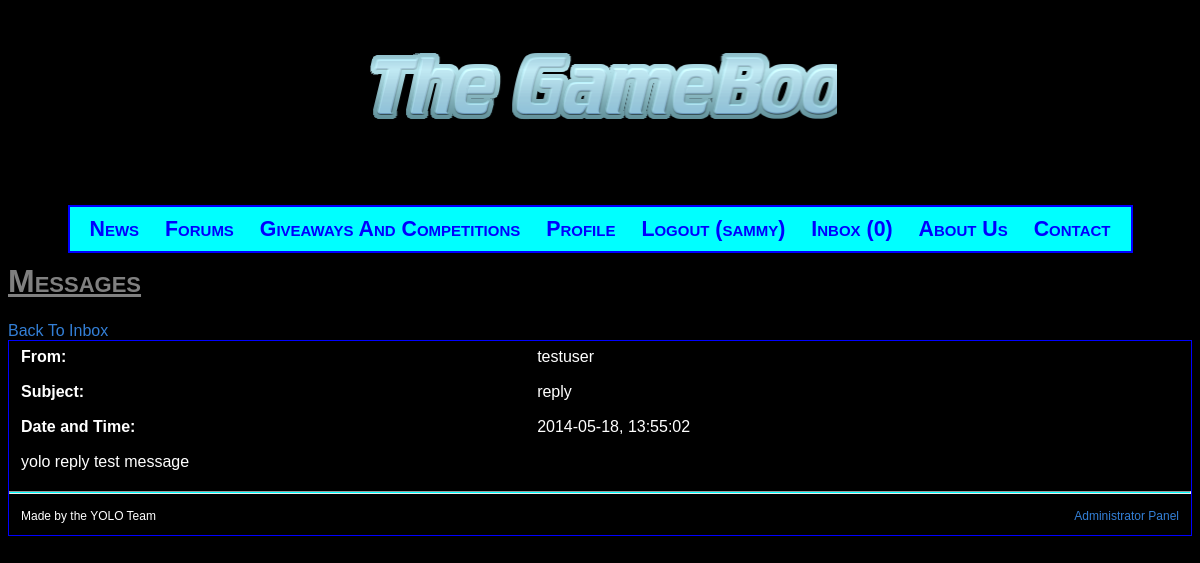
The app's page /message.php?id=3 (signed in) with its own data.
### tables this page shows
CREATE TABLE IF NOT EXISTS `users` (
  `id` int(255) NOT NULL AUTO_INCREMENT,
  `name` varchar(100) NOT NULL,
  `username` varchar(50) NOT NULL,
  `password` varchar(50) NOT NULL,
  `email` varchar(70) NOT NULL,
  `location` varchar(30) NOT NULL,
  `rank` int(3) NOT NULL,
  `banStatus` int(1) NOT NULL,
  `displayPic` varchar(64) NOT NULL DEFAULT 'displaypics/nopic.jpg',
  PRIMARY KEY (`id`),
  UNIQUE KEY `username` (`username`),
  UNIQUE KEY `email` (`email`)
);

CREATE TABLE IF NOT EXISTS `messages` (
  `id` int(255) NOT NULL AUTO_INCREMENT,
  `fromUser` int(255) NOT NULL,
  `toUser` int(255) NOT NULL,
  `date` varchar(10) NOT NULL,
  `time` varchar(10) NOT NULL,
  `text` text NOT NULL,
  `state` int(1) NOT NULL,
  `subject` text NOT NULL,
  PRIMARY KEY (`id`)
);

### message.php (the view, shortened to what this page needs)
<?php
include("top.php");
echo "<head><title>Message - The GameBook</title>
	<script>
		function validateForm()
		{
			if (document.forms[\"msg\"][\"to\"].value == \"\" || document.forms[\"msg\"][\"to\"].value == null ||
				document.forms[\"msg\"][\"subject\"].value == \"\" || document.forms[\"msg\"][\"subject\"].value == null ||
				document.forms[\"msg\"][\"body\"].value == \"\" || document.forms[\"msg\"][\"body\"].value == null)
			{
				alert(\"You need to fill all fields!\");
				return false;
			}
		}
	</script>
	</head>
	<h1>Messages</h1>
	<a href=\"messaging.php\">Back To Inbox</a>";
if ($user != null && isset($_GET["id"]))
{
	$getUserId = mysqli_query($db, "SELECT * FROM users WHERE username='$user'");
	$arrayUser = mysqli_fetch_assoc($getUserId);
	$query = "SELECT * FROM messages WHERE toUser='" . $arrayUser["id"] . "' AND id='" . $_GET["id"] . "'";
	$result = mysqli_query($db, $query);
}
	if (!isset($_GET["id"]))
	{
		echo "	<table>
			<form method=\"post\" action=\"sendMessage.php\" onsubmit=\"return validateForm()\" name=\"msg\">
			<tr>
				<td><b>To: </b></td><td><input type=\"text\" name=\"to\"></td>
			</tr>
			<tr>
				<td><b>Subject: </b></td><td><input type=\"text\"name=\"subject\"></td>
			</tr>
			<tr>
				<td><b>Message: </b></td><td></td>
			</tr>
			<tr>
				<td colspan=2><textarea name=\"body\" width=100%></textarea></td>
			</tr>
			<tr>
				<td><input type=\"submit\" value=\"Send\"></td><td></td>
			</tr>
			</table>";
	}
	else
	{
		$messageArray = mysqli_fetch_assoc($result);
		$queryFromUsers = "SELECT * FROM users WHERE id='" . $messageArray["fromUser"] . "' AND id='" . $_GET["id"] . "'";
		$res = mysqli_query($db, $queryFromUsers);
		$getfromID = mysqli_fetch_assoc($res);
		echo "	<div style=\"border: 1px solid blue;\"><table width=100%>
			<tr>
				<td><b>From: </b></td><td>" . $getfromID["username"] . "</td>
			</tr>
			<tr>
				<td><b>Subject: </b></td><td>" . $messageArray["subject"] . "</td>
			</tr>
			<tr>
				<td><b>Date and Time: </b></td><td>" . $messageArray["date"] . ", " . $messageArray["time"] . "</td>
			</tr>
			<tr>
				<td colspan=2>" . $messageArray["text"] . "</td>
			</tr>
			</div></div>";
	}
	echo "	</table></body>
	</html>";
include("bottom.php");
?>

### style.css (style rules this page uses)
body { font-family: sans-serif; background: black; color: white; }
a:link, a:visited { color: #337FD6; text-decoration: none; }
h2, h1 { font-variant: small-caps; text-decoration: underline; color:gray; }
tr, td { padding-top: 5px; padding-right: 10px; padding-bottom: 10px; padding-left: 10px; }

### records on screen
users: username "testuser"
messages: subject "reply", date "2014-05-18", time "13:55:02", text "yolo reply test message"

### other values on screen
$_COOKIE["user"] "sammy"
$count "0"
